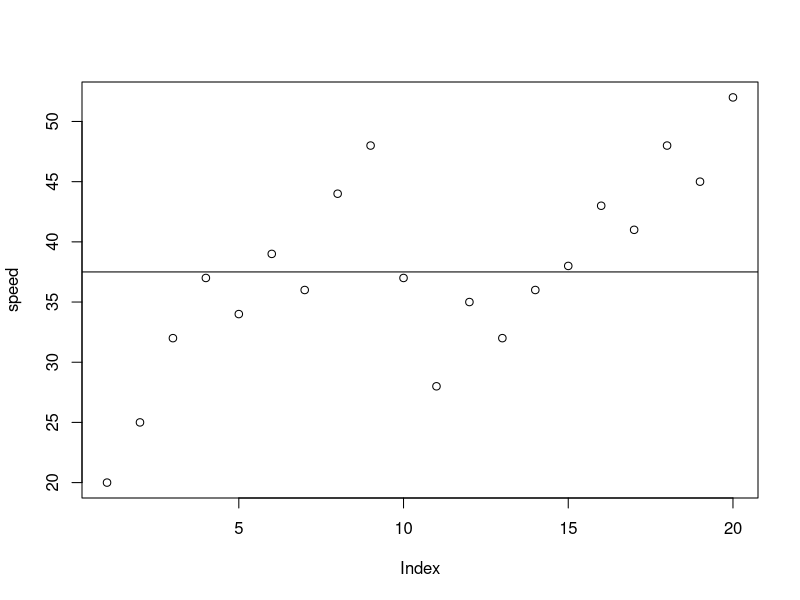
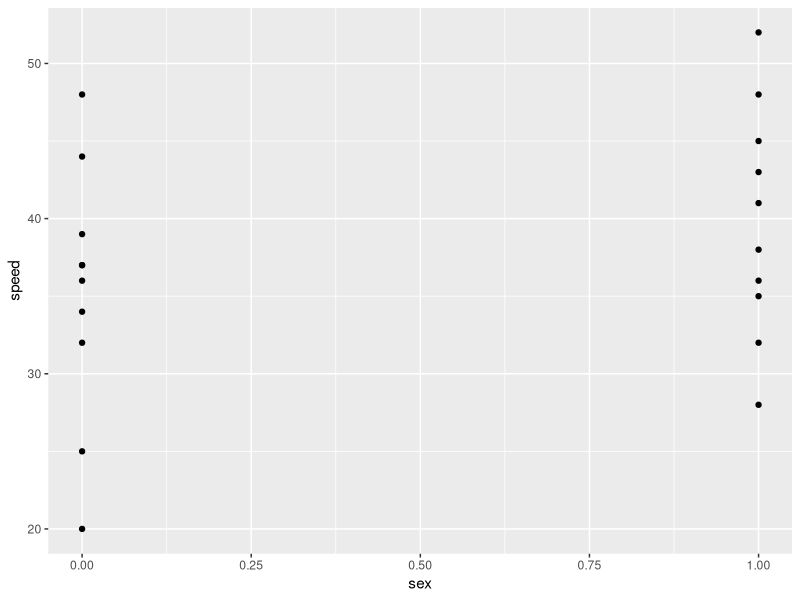
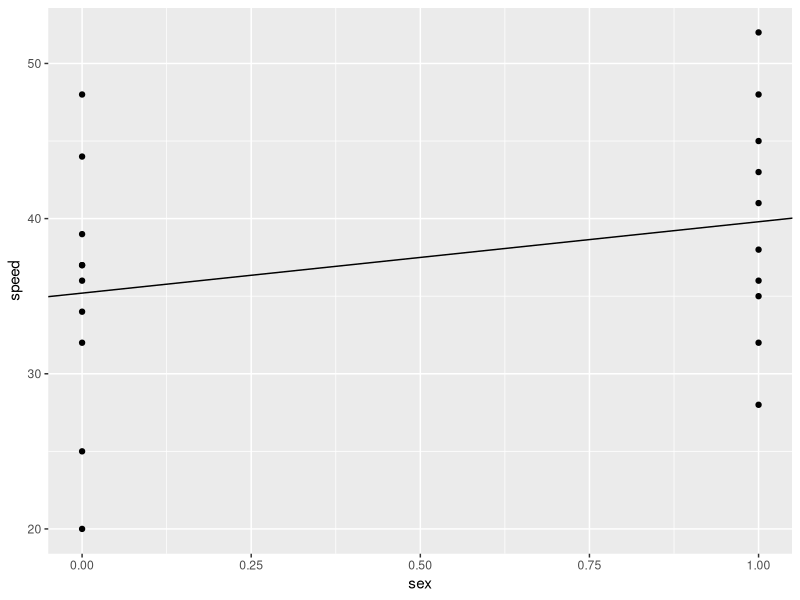
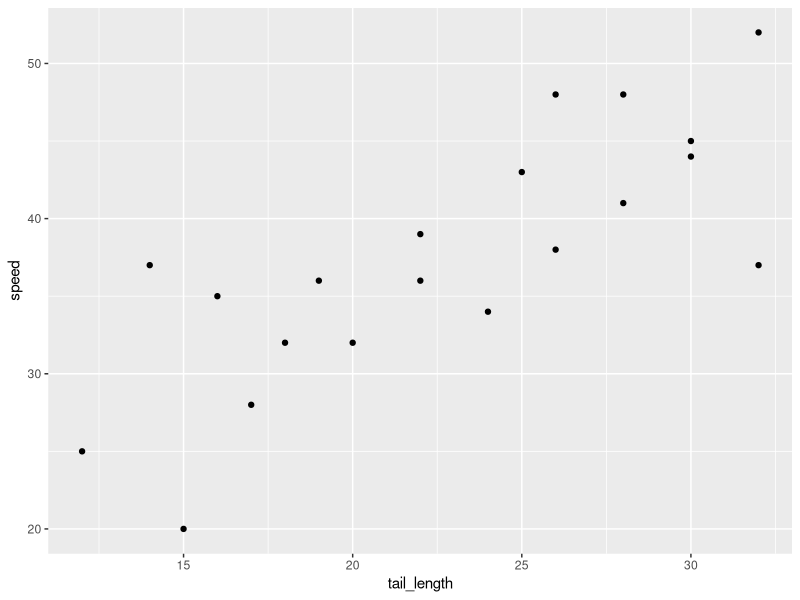
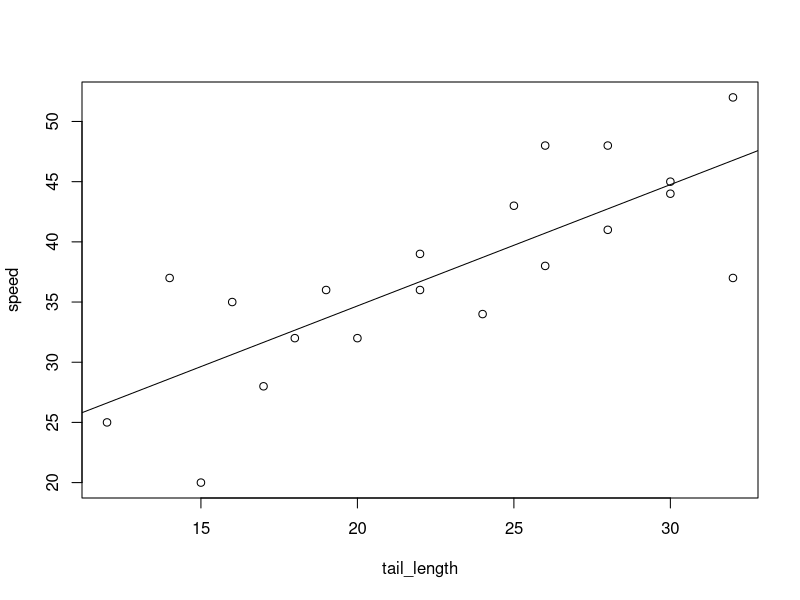
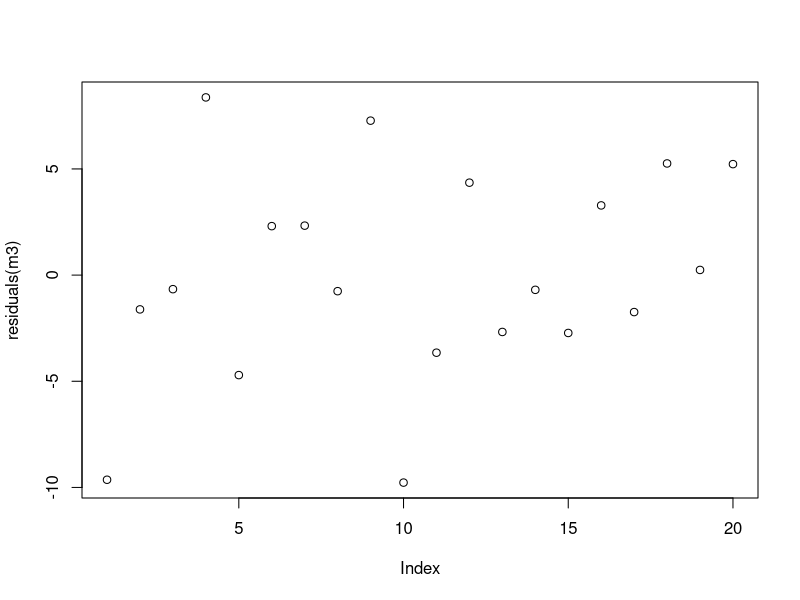

R code for these plots, in order:
## ---- chunk 1
install.packages(tidyverse)
## ---- chunk 2
library(tidyverse)
## ---- chunk 3

hippodata <- tibble(speed= c(20, 25, 32, 37, 34, 39, 36, 44, 48, 37, 28, 35, 32, 36, 38, 43, 41, 48, 45, 52),
                    tail_length = c(15, 12, 18, 14, 24, 22, 19, 30, 26, 32, 17, 16, 20, 22, 26, 25, 28, 28, 30, 32),
                    sex= rep(c(0, 1), each=10))



## ---- chunk 4
hippodata
## ---- chunk 5
hippodata %>% 
  summarise(mean = mean(speed),
            sd = sd(speed))
## ---- chunk 6
m1 = lm(speed ~ 1, data = hippodata)

summary(m1)
## ---- chunk 7
plot(data = hippodata,
        speed ~ 1)
abline(m1)
## ---- chunk 8
hippodata %>% 
  group_by(sex) %>% 
  summarise(mean = mean(speed),
            sd = sd(speed))
## ---- chunk 9
hippodata %>% 
  ggplot(aes(sex, speed))+
  geom_point()
## ---- chunk 10
m2 = lm(speed ~ sex, data = hippodata)

summary(m2)
## ---- chunk 11
ggplot(hippodata, aes(sex, speed)) + geom_point() + geom_abline(aes(slope= 4.6, intercept=35.2))
## ---- chunk 12
hippodata %>% 
  ggplot(aes(tail_length, speed))+
  geom_point()
## ---- chunk 13
m3 = lm(speed ~ tail_length, data = hippodata)

summary(m3)
## ---- chunk 14
plot(data = hippodata,
        speed ~ tail_length)
abline(m3)
## ---- chunk 15
plot(residuals(m3))
